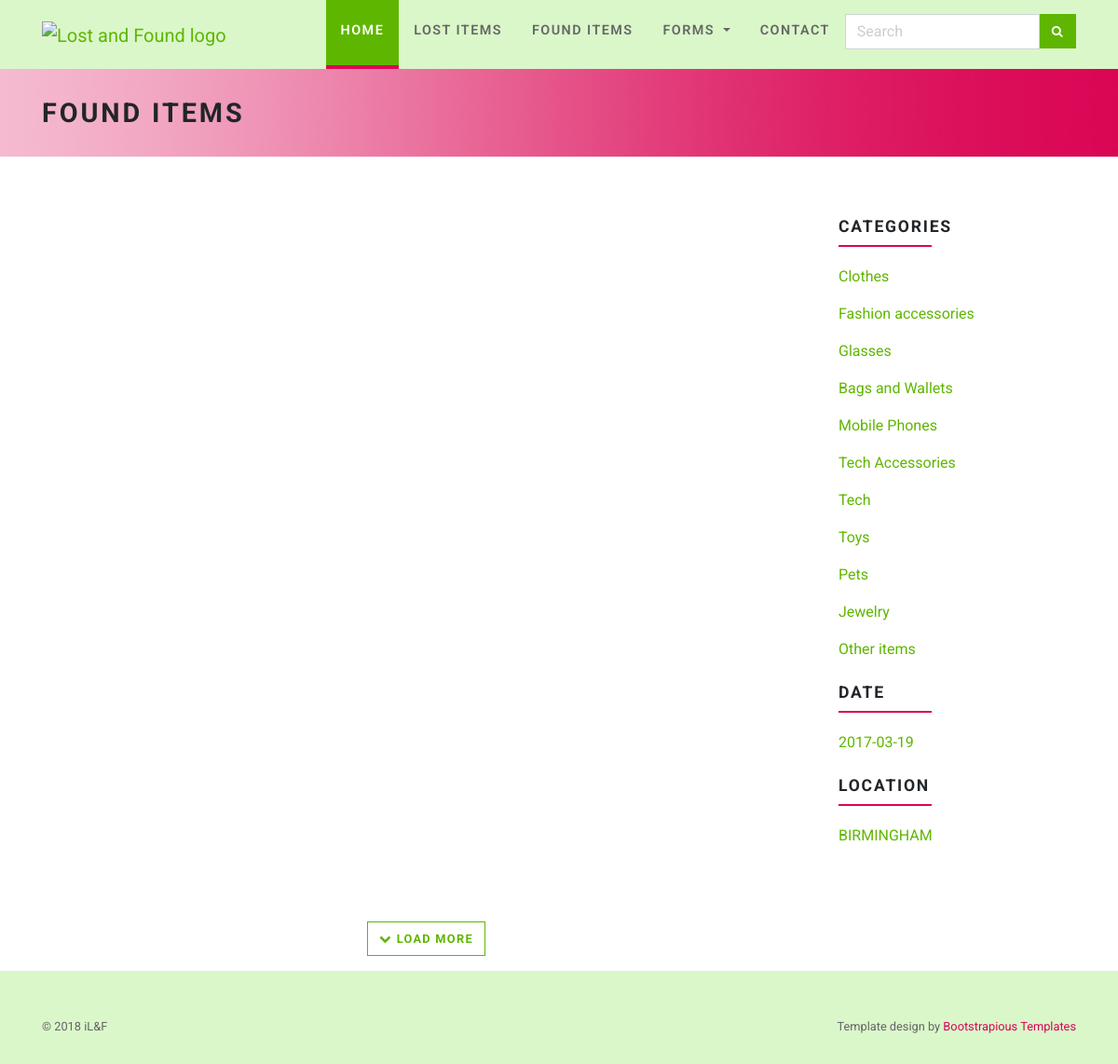
/distribution/found_display.php?catid=3, run on the app's committed database.
### tables this page shows
CREATE TABLE `categories` (
  `categoryID` int(11) NOT NULL,
  `Cat_name` varchar(20) NOT NULL
);

### distribution/found_display.php (the view, shortened to what this page needs)
      <div id="heading-breadcrumbs">
        <div class="container">
          <div class="row d-flex align-items-center flex-wrap">
            <div class="col-md-7">
              <h1 class="h2">Found Items</h1>
            </div>
          </div>
        </div>
      </div>
      <div id="content">
        <div class="container">
          <div class="row bar">
            <div class="col-md-9">
                    <?php include('db.php');
			   ?>
            </div>
        <div class="col-md-3">
          <div class="panel panel-default sidebar-menu">
            <div class="panel-heading">
              <h3 class="h4 panel-title">Categories</h3>
            </div>
            <div class="panel-body">
      <?php $cq = "SELECT * FROM categories";
                $rescat = $conn->query($cq);
                while($reccat = mysqli_fetch_assoc($rescat))
                {
                    ?>
                <div class="form-group">
                <a href="found_display.php?catid=<?php echo $reccat['categoryID']?>"><?php echo $reccat['Cat_name'] ?></a>
                 </div>
                   <?php } ?>
              </div>
          </div>
          <div class="panel panel-default sidebar-menu">
            <div class="panel-heading d-flex align-items-center justify-content-between">
              <h3 class="h4 panel-title">Date </h3>
            </div>
            <div class="panel-body">
             <?php $fdq = "SELECT distinct found_date FROM found_item where foundID in (select foundID from item where status='Found')";
                $resfdate = $conn->query($fdq);
                while($recfdate = mysqli_fetch_assoc($resfdate))
                {
                    ?>
                <div class="form-group">
                <a href="found_display.php?fd=<?php echo $recfdate['found_date']?>"><?php echo $recfdate['found_date'] ?></a>
                 </div>
                   <?php } ?>
            </div>
          </div>
          <div class="panel panel-default sidebar-menu">
            <div class="panel-heading d-flex align-items-center justify-content-between">
              <h3 class="h4 panel-title">Location </h3>
            </div>
            <div class="panel-body">
               <?php $flq = "SELECT distinct found_location FROM found_item where foundID in (select foundID from item where status='Found')";
                $resfloc = $conn->query($flq);
                while($recfloc = mysqli_fetch_assoc($resfloc))
                {
                    ?>
                <div class="form-group">
                <a href="found_display.php?fl=<?php echo $recfloc['found_location']?>"><?php echo $recfloc['found_location'] ?></a>
                 </div>
                   <?php } ?>
            </div>
          </div>
      </div>
   </div>
   <div class="row">
      <p class="loadMore col-md-9"><a href="#" class="btn btn-template-outlined"><i class="fa fa-chevron-down"></i> Load more</a></p>
   </div>
</div>
      </div>

### distribution/css/style.default.css (style rules this page uses)
a { -webkit-transition: all 0.3s !important; transition: all 0.3s !important; display: inline-block; }
button { cursor: pointer; }
.bar { padding: 60px 0; }
p.loadMore { text-align: center; }
.background-pentagon, #heading-breadcrumbs { background: url("../img/banner_ilaf.jpg") center center repeat; border-top: 1px solid #999; border-bottom: 1px solid #999; }
.heading, .panel-heading { margin-bottom: 1rem; }
.heading h1, .panel-heading h1, .heading h2, .panel-heading h2, .heading h3, .panel-heading h3, .heading h4, .panel-heading h4, .heading h5, .panel-heading h5, .heading h6, .panel-heading h6 { line-height: 1.1; display: inline-block; margin-bottom: 0; padding-bottom: 10px; text-transform: uppercase; letter-spacing: 0.1em; }
.heading h1:after, .panel-heading h1:after, .heading h2:after, .panel-heading h2:after, .heading h3:after, .panel-heading h3:after, .heading h4:after, .panel-heading h4:after, .heading h5:after, .panel-heading h5:after, .heading h6:after, .panel-heading h6:after { content: " "; display: block; width: 100px; height: 2px; margin-top: .6rem; background: #da0554; }
#heading-breadcrumbs { padding: 2rem 0; border-top: none !important; border-bottom: none !important; }
#heading-breadcrumbs h1 { text-transform: uppercase; letter-spacing: 0.1em; margin-bottom: 0; }
.form-control { border-radius: 0; }
#navbar { background:#daf7ca; padding-top: 0; padding-bottom: 0; }
#navbar .menu-large { position: static !important; }
#navbar .navbar-nav > li.active > a { background:#5fb600 !important; color: #fff !important; text-decoration: none !important; border-color: #da0554 !important; }
#navbar .navbar-nav > li > a { margin: 0; padding: 1.4rem 1rem 1.6rem; color: #666; font-weight: 600; text-transform: uppercase; letter-spacing: 0.1em; font-size: 0.9rem; text-decoration: none; border-bottom: .3rem solid transparent; }
.btn { text-transform: uppercase; letter-spacing: 0.1em; }
.btn-template-main { background: #5FB600; border: 1px solid #5FB600; !important; color: #fff !important; border-radius: 0 !important; text-decoration: none; }
.btn-template-outlined { background: none; border: 1px solid #5FB600 !important; color: #5FB600; border-radius: 0 !important; text-decoration: none; }
.panel-heading { margin-bottom: 10px; }
.panel-heading h3 { margin-top: 5px; }
.panel { margin-bottom: 20px; }
footer.main-footer { padding-bottom: 0; background: #cff47d; color: #fff; }
footer.main-footer a { color: inherit; color: #eee; }
footer.main-footer p { font-size: 0.9rem; color: #aaa; }
footer.main-footer .copyrights { padding: 50px 0; background: #daf7ca; color: #666; max-height:10px; }
footer.main-footer .copyrights a { color: #da0554; }
footer.main-footer .copyrights p { color: inherit; font-size: 0.8rem; margin-bottom: 0; }
.navbar { padding: 0.5rem 1rem; }
.navbar-brand { display: inline-block; padding-top: 0.3125rem; padding-bottom: 0.3125rem; margin-right: 1rem; font-size: 1.25rem; }
.btn { font-weight: 700; border: 1px solid transparent; padding: 0.5rem 0.75rem; font-size: 0.8rem; line-height: 1.5; border-radius: 0; -webkit-transition: color 0.15s ease-in-out, background-color 0.15s ease-in-out, border-color 0.15s ease-in-out, -webkit-box-shadow 0.15s ease-in-out; transition: color 0.15s ease-in-out, background-color 0.15s ease-in-out, border-color 0.15s ease-in-out, -webkit-box-shadow 0.15s ease-in-out; transition: color 0.15s ease-in-out, background-color 0.15s ease-in-out, border-color 0.15s ease-in-out, box-shadow 0.15s ease-in-out; transition: color 0.15s ease-in-out, background-color 0.15s ease-in-out, border-color 0.15s ease-in-out, box-shadow 0.15s ease-in-out, -webkit-box-shadow 0.15s ease-in-out; }
body { font-family:"Roboto", Helvetica, Arial, sans-serif; font-size: 1rem; font-weight: 400; line-height: 1.5; color: #212529; background-color: #fff; }
a { color: #5fb600; text-decoration: none; }
h1, h2, h3, h4, h5, h6, .h1, .h2, .h3, .h4, .h5, .h6 { margin-bottom: 1rem; font-family: inherit; font-weight: 700; line-height: 1.1; color: inherit; }
h1, .h1 { font-size: 2.2rem; }
h2, .h2 { font-size: 1.8rem; }
h3, .h3 { font-size: 1.5rem; }
h4, .h4 { font-size: 1.1rem; }

### data on the page
categories: Cat_name "Clothes"
categories: Cat_name "Fashion accessories"
categories: Cat_name "Glasses"
categories: Cat_name "Bags and Wallets"
categories: Cat_name "Mobile Phones"
categories: Cat_name "Tech Accessories"
categories: Cat_name "Tech"
categories: Cat_name "Toys"
categories: Cat_name "Pets"
categories: Cat_name "Jewelry"
categories: Cat_name "Other items"

### other printed values
$recfdate['found_date'] "2017-03-19"
$recfloc['found_location'] "BIRMINGHAM"
